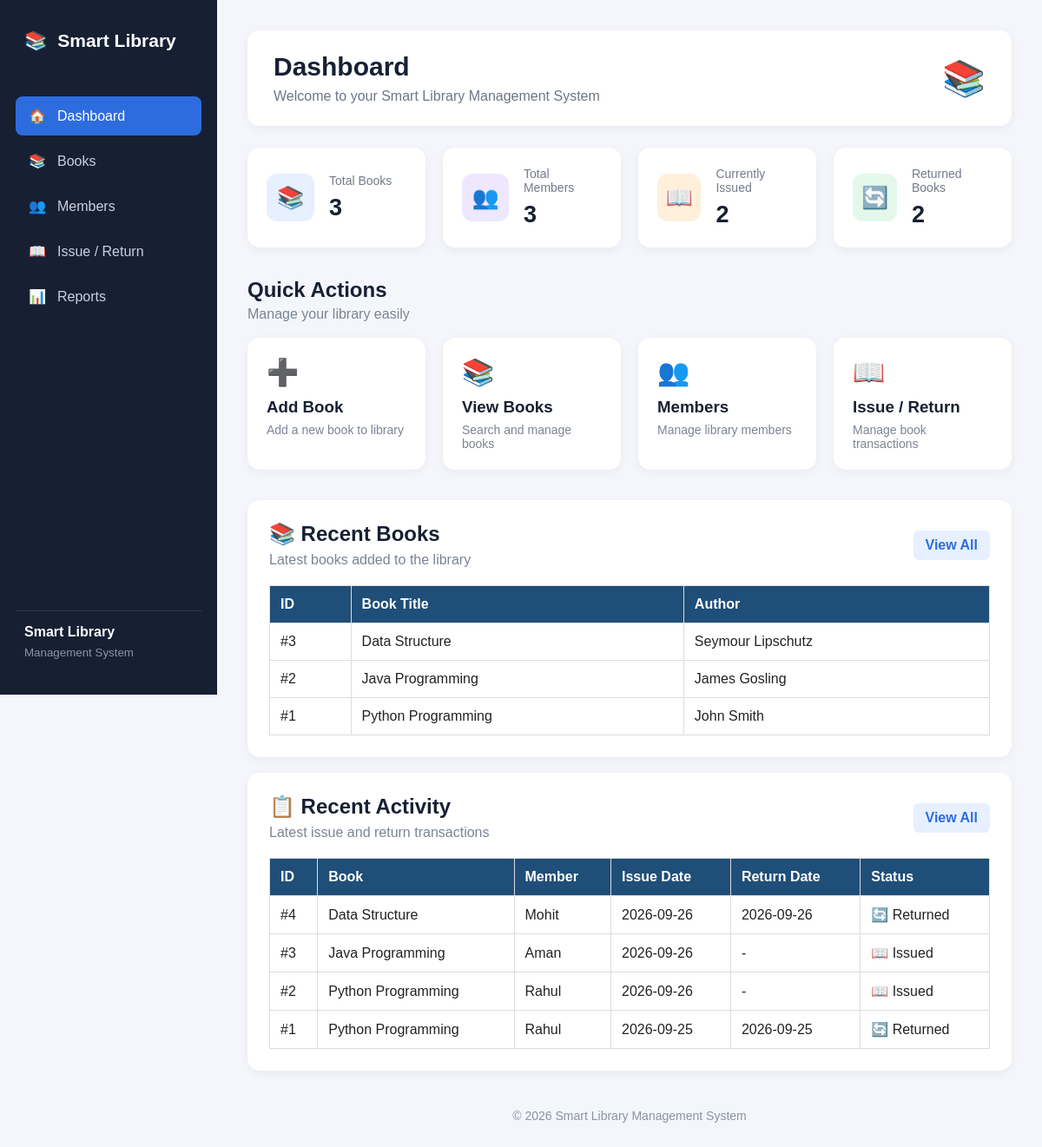
The page / on the database its author committed.
### tables this page shows
CREATE TABLE books (
            id INTEGER PRIMARY KEY AUTOINCREMENT,
            title TEXT NOT NULL,
            author TEXT NOT NULL
        );

CREATE TABLE transactions (
            id INTEGER PRIMARY KEY AUTOINCREMENT,
            book_id INTEGER NOT NULL,
            member_id INTEGER NOT NULL,
            issue_date TEXT NOT NULL,
            return_date TEXT,
            status TEXT NOT NULL
        , fine REAL DEFAULT 0);

CREATE TABLE members (
            id INTEGER PRIMARY KEY AUTOINCREMENT,
            name TEXT NOT NULL,
            email TEXT NOT NULL
        );

### app.py (the view)
@app.route("/")
def home():
    conn = sqlite3.connect("library.db")
    cursor = conn.cursor()
    cursor.execute("SELECT COUNT(*) FROM books")
    total_books = cursor.fetchone()[0]
    cursor.execute("SELECT COUNT(*) FROM members")
    total_members = cursor.fetchone()[0]
    cursor.execute(
        "SELECT COUNT(*) FROM transactions WHERE status = 'Issued'"
    )
    issued_books = cursor.fetchone()[0]
    cursor.execute(
        "SELECT COUNT(*) FROM transactions WHERE status = 'Returned'"
    )
    returned_books = cursor.fetchone()[0]
    cursor.execute("""
        SELECT id, title, author
        FROM books
        ORDER BY id DESC
        LIMIT 5
    """)
    recent_books = cursor.fetchall()
    cursor.execute("""
        SELECT
            transactions.id,
            books.title,
            members.name,
            transactions.issue_date,
            transactions.return_date,
            transactions.status
        FROM transactions
        JOIN books ON transactions.book_id = books.id
        JOIN members ON transactions.member_id = members.id
        ORDER BY transactions.id DESC
        LIMIT 5
    """)
    recent_activity = cursor.fetchall()
    conn.close()
    return render_template(
        "index.html",
        total_books=total_books,
        total_members=total_members,
        issued_books=issued_books,
        returned_books=returned_books,
        recent_books=recent_books,
        recent_activity=recent_activity
    )

### templates/index.html (shortened to what this page needs)
<!DOCTYPE html>
<html lang="en">
<head>
    <link rel="stylesheet"
          href="{{ url_for('static', filename='style.css') }}">
</head>
<body>
<div class="dashboard">
    <aside class="sidebar">
        <div class="logo">
            📚
            <span>Smart Library</span>
        </div>
        <nav class="sidebar-nav">
            <a href="/" class="active">
                🏠
                <span>Dashboard</span>
            </a>
            <a href="/books">
                📚
                <span>Books</span>
            </a>
            <a href="/members">
                👥
                <span>Members</span>
            </a>
            <a href="/issue-return">
                📖
                <span>Issue / Return</span>
            </a>
            <a href="/reports">📊 <span>Reports</span></a>
        </nav>
        <div class="sidebar-bottom">
            <p>Smart Library</p>
            <small>Management System</small>
        </div>
    </aside>
    <main class="main-content">
        <div class="top-header">
            <div>
                <h1>Dashboard</h1>
                <p>Welcome to your Smart Library Management System</p>
            </div>
            <div class="header-icon">
                📚
            </div>
        </div>
        <div class="stats-grid">
            <div class="stat-card">
                <div class="stat-icon blue">📚</div>
                <div>
                    <h3>Total Books</h3>
                    <h2>{{ total_books }}</h2>
                </div>
            </div>
            <div class="stat-card">
                <div class="stat-icon purple">👥</div>
                <div>
                    <h3>Total Members</h3>
                    <h2>{{ total_members }}</h2>
                </div>
            </div>
            <div class="stat-card">
                <div class="stat-icon orange">📖</div>
                <div>
                    <h3>Currently Issued</h3>
                    <h2>{{ issued_books }}</h2>
                </div>
            </div>
            <div class="stat-card">
                <div class="stat-icon green">🔄</div>
                <div>
                    <h3>Returned Books</h3>
                    <h2>{{ returned_books }}</h2>
                </div>
            </div>
        </div>
        <div class="section-title">
            <h2>Quick Actions</h2>
            <p>Manage your library easily</p>
        </div>
        <div class="quick-actions">
            <a href="/add-book" class="action-card">
                <div>➕</div>
                <h3>Add Book</h3>
                <p>Add a new book to library</p>
            </a>
            <a href="/books" class="action-card">
                <div>📚</div>
                <h3>View Books</h3>
                <p>Search and manage books</p>
            </a>
            <a href="/members" class="action-card">
                <div>👥</div>
                <h3>Members</h3>
                <p>Manage library members</p>
            </a>
            <a href="/issue-return" class="action-card">
                <div>📖</div>
                <h3>Issue / Return</h3>
                <p>Manage book transactions</p>
            </a>
        </div>
        <div class="content-card">
            <div class="card-header">
                <div>
                    <h2>📚 Recent Books</h2>
                    <p>Latest books added to the library</p>
                </div>
                <a href="/books" class="view-all">
                    View All
                </a>
            </div>
            {% if recent_books %}
            <div class="recent-books">
                <table>
                    <thead>
                        <tr>
                            <th>ID</th>
                            <th>Book Title</th>
                            <th>Author</th>
                        </tr>
                    </thead>
                    <tbody>
                        {% for book in recent_books %}
                        <tr>
                            <td>#{{ book[0] }}</td>
                            <td>{{ book[1] }}</td>
                            <td>{{ book[2] }}</td>
                        </tr>
                        {% endfor %}
                    </tbody>
                </table>
            </div>
            {% endif %}
        </div>
        <br>
        <div class="content-card">
            <div class="card-header">
                <div>
                    <h2>📋 Recent Activity</h2>
                    <p>Latest issue and return transactions</p>
                </div>
                <a href="/issue-return" class="view-all">
                    View All
                </a>
            </div>
            {% if recent_activity %}
            <div class="recent-books">
                <table>
                    <thead>
                        <tr>
                            <th>ID</th>
                            <th>Book</th>
                            <th>Member</th>
                            <th>Issue Date</th>
                            <th>Return Date</th>
                            <th>Status</th>
                        </tr>
                    </thead>
                    <tbody>
                        {% for activity in recent_activity %}
                        <tr>
                            <td>#{{ activity[0] }}</td>
                            <td>
                                {{ activity[1] }}
                            </td>
                            <td>
                                {{ activity[2] }}
                            </td>
                            <td>
                                {{ activity[3] }}
                            </td>
                            <td>
                                {% if activity[4] %}
                                    {{ activity[4] }}
                                {% else %}
                                    -
                                {% endif %}
                            </td>
                            <td>
                                {% if activity[5] == "Issued" %}
                                    <span class="status-issued">
                                        📖 Issued
                                    </span>
                                {% else %}
                                    <span class="status-returned">
                                        🔄 Returned
                                    </span>
                                {% endif %}
                            </td>
                        </tr>
                        {% endfor %}
                    </tbody>
                </table>
            </div>
            {% endif %}
        </div>
        <footer>
            <p>© 2026 Smart Library Management System</p>
        </footer>
    </main>
</div>
</body>
</html>

### static/style.css (style rules this page uses)
* { box-sizing: border-box; }
body { margin: 0; font-family: Arial, sans-serif; background: #f4f6fb; color: #222; }
table { width: 100%; background: white; border-collapse: collapse; margin-top: 20px; }
th, td { padding: 12px; border: 1px solid #ddd; text-align: left; }
th { background: #1f4e78; color: white; }
a { text-decoration: none; margin-right: 8px; }
nav { margin-top: 20px; margin-bottom: 15px; }
nav a { display: inline-block; background: white; color: #1f4e78; padding: 10px 15px; border-radius: 6px; margin-right: 8px; font-weight: bold; }
.dashboard { display: flex; min-height: 100vh; }
.sidebar { width: 250px; min-height: 100vh; background: #172033; color: white; padding: 25px 18px; position: fixed; left: 0; top: 0; display: flex; flex-direction: column; }
.logo { display: flex; align-items: center; gap: 12px; font-size: 21px; font-weight: bold; padding: 10px; margin-bottom: 35px; }
.logo:first-letter { font-size: 28px; }
.sidebar-nav { margin: 0; padding: 0; }
.sidebar-nav a { display: flex; align-items: center; gap: 13px; color: #c9d1df; background: transparent; padding: 13px 15px; margin: 7px 0; border-radius: 8px; font-weight: normal; transition: 0.2s; }
.sidebar-nav a.active { background: #2d6cdf; color: white; }
.sidebar-bottom { margin-top: auto; padding: 15px 10px; border-top: 1px solid #303b50; color: #aeb8c8; }
.sidebar-bottom p { margin: 0 0 5px; font-weight: bold; color: white; }
.sidebar-bottom small { color: #8995a8; }
.main-content { margin-left: 250px; width: calc(100% - 250px); padding: 35px; }
.top-header { display: flex; justify-content: space-between; align-items: center; background: white; padding: 25px 30px; border-radius: 14px; margin-bottom: 25px; box-shadow: 0 3px 12px rgba(0, 0, 0, 0.05); }
.top-header h1 { margin: 0 0 8px; font-size: 30px; color: #172033; }
.top-header p { margin: 0; color: #6d7685; }
.header-icon { font-size: 40px; }
.stats-grid { display: grid; grid-template-columns: repeat(4, 1fr); gap: 20px; margin-bottom: 35px; }
.stat-card { background: white; padding: 22px; border-radius: 14px; display: flex; align-items: center; gap: 17px; box-shadow: 0 3px 12px rgba(0, 0, 0, 0.05); }
.stat-icon { width: 55px; height: 55px; border-radius: 12px; display: flex; align-items: center; justify-content: center; font-size: 25px; }
.stat-icon.blue { background: #e7f0ff; }
.stat-icon.purple { background: #eee8ff; }
.stat-icon.orange { background: #fff0dc; }
.stat-icon.green { background: #e3f8eb; }
.stat-card h3 { margin: 0 0 8px; font-size: 14px; color: #727b8b; font-weight: normal; }
.stat-card h2 { margin: 0; font-size: 27px; color: #172033; }
.section-title { margin-bottom: 18px; }
.section-title h2 { margin: 0 0 5px; color: #172033; }
.section-title p { margin: 0; color: #7b8493; }
.quick-actions { display: grid; grid-template-columns: repeat(4, 1fr); gap: 20px; margin-bottom: 35px; }
.action-card { background: white; padding: 22px; border-radius: 14px; color: #222; margin: 0; box-shadow: 0 3px 12px rgba(0, 0, 0, 0.05); transition: 0.2s; }
.action-card > div { font-size: 30px; margin-bottom: 12px; }
.action-card h3 { margin: 0 0 7px; color: #172033; }
.action-card p { margin: 0; color: #7b8493; font-size: 14px; }
.content-card { background: white; padding: 25px; border-radius: 14px; box-shadow: 0 3px 12px rgba(0, 0, 0, 0.05); }
.card-header h2 { margin: 0 0 7px; color: #172033; }
.card-header p { margin: 0; color: #7b8493; }
footer { text-align: center; color: #8a93a2; padding: 30px 0 10px; font-size: 14px; }
.card-header { display: flex; justify-content: space-between; align-items: center; }
.view-all { background: #e7f0ff; color: #2d6cdf; padding: 8px 14px; border-radius: 6px; font-weight: bold; margin: 0; }

### rows shown on the page
books: id "3", title "Data Structure", author "Seymour Lipschutz"
books: id "2", title "Java Programming", author "James Gosling"
books: id "1", title "Python Programming", author "John Smith"
transactions: id "4", title "Data Structure", name "Mohit", issue_date "2026-09-26", return_date "2026-09-26", status "🔄 Returned"
transactions: id "3", title "Java Programming", name "Aman", issue_date "2026-09-26", status "📖 Issued"
transactions: id "2", title "Python Programming", name "Rahul", issue_date "2026-09-26", status "📖 Issued"
transactions: id "1", title "Python Programming", name "Rahul", issue_date "2026-09-25", return_date "2026-09-25", status "🔄 Returned"

### other values the page prints
{{ total_books }} "3"
{{ total_members }} "3"
{{ issued_books }} "2"
{{ returned_books }} "2"
